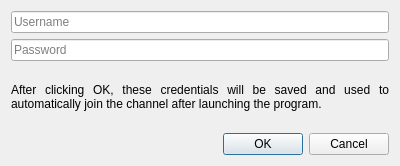
<?xml version="1.0" encoding="UTF-8"?>
<ui version="4.0">
 <class>AutologinDataDialog</class>
 <widget class="QDialog" name="AutologinDataDialog">
  <property name="geometry">
   <rect>
    <x>0</x>
    <y>0</y>
    <width>400</width>
    <height>166</height>
   </rect>
  </property>
  <property name="windowTitle">
   <string>Enter autologin credentials</string>
  </property>
  <layout class="QVBoxLayout" name="verticalLayout">
   <item>
    <widget class="QLineEdit" name="usernameLineEdit">
     <property name="placeholderText">
      <string>Username</string>
     </property>
    </widget>
   </item>
   <item>
    <widget class="QLineEdit" name="passwordLineEdit">
     <property name="echoMode">
      <enum>QLineEdit::Password</enum>
     </property>
     <property name="placeholderText">
      <string>Password</string>
     </property>
    </widget>
   </item>
   <item>
    <widget class="QLabel" name="label">
     <property name="sizePolicy">
      <sizepolicy hsizetype="Preferred" vsizetype="Expanding">
       <horstretch>0</horstretch>
       <verstretch>0</verstretch>
      </sizepolicy>
     </property>
     <property name="text">
      <string>After clicking OK, these credentials will be saved and used to automatically join the channel after launching the program.</string>
     </property>
     <property name="scaledContents">
      <bool>false</bool>
     </property>
     <property name="alignment">
      <set>Qt::AlignJustify|Qt::AlignVCenter</set>
     </property>
     <property name="wordWrap">
      <bool>true</bool>
     </property>
    </widget>
   </item>
   <item>
    <widget class="QDialogButtonBox" name="buttonBox">
     <property name="orientation">
      <enum>Qt::Horizontal</enum>
     </property>
     <property name="standardButtons">
      <set>QDialogButtonBox::Cancel|QDialogButtonBox::Ok</set>
     </property>
    </widget>
   </item>
  </layout>
 </widget>
 <resources/>
 <connections>
  <connection>
   <sender>buttonBox</sender>
   <signal>accepted()</signal>
   <receiver>AutologinDataDialog</receiver>
   <slot>accept()</slot>
   <hints>
    <hint type="sourcelabel">
     <x>248</x>
     <y>254</y>
    </hint>
    <hint type="destinationlabel">
     <x>157</x>
     <y>274</y>
    </hint>
   </hints>
  </connection>
  <connection>
   <sender>buttonBox</sender>
   <signal>rejected()</signal>
   <receiver>AutologinDataDialog</receiver>
   <slot>reject()</slot>
   <hints>
    <hint type="sourcelabel">
     <x>316</x>
     <y>260</y>
    </hint>
    <hint type="destinationlabel">
     <x>286</x>
     <y>274</y>
    </hint>
   </hints>
  </connection>
 </connections>
</ui>
